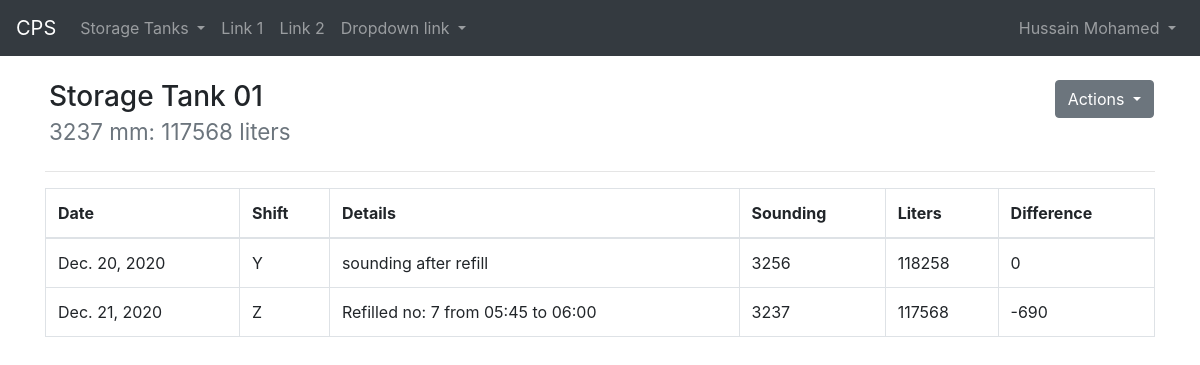
Screenshot of /storagetank/1/ (signed in) with the database file from the repository.
### cps/models.py (models this page shows)
class StorageTankRecord(models.Model):
    class Meta:
        db_table = 'tblStorageTankRecords'
    record_date = models.DateField()
    record_time = models.TimeField()
    shift = models.CharField(max_length=1)
    storage_tank = models.ForeignKey(
        'StorageTank',
        on_delete=models.CASCADE
    )
    details = models.CharField(max_length=255)
    sounding = models.IntegerField()
    liters = models.IntegerField()
    diff = models.IntegerField()

### cps/views/storagetank.py (the view)
# urls.py: path('storagetank/<int:no>/', views.storagetank.view, name='cps.storagetanks.view'),
def view(request, no):
    id = StorageTank.objects.get(no=no).id
    records = StorageTankRecord.objects.filter(storage_tank=id)\
        .order_by('record_date', 'record_time')
    no = '{:02d}'.format(no)
    in_use = StorageTank.objects.get(pk=id).in_use
    context = {
        "last_record": records[len(records) - 1],
        "in_use": in_use,
        "records": records,
        "no": no
    }
    return render(request, 'storagetank/view.html', context)

### cps/templates/storagetank/view.html (shortened to what this page needs)
{% extends "_base.html" %}
{% block content %}
<div class="row ml-1">
    <div>
        <h3>Storage Tank {{ no }}
            <br>
            <small class="text-muted">
                {{ last_record.sounding }} mm: {{ last_record.liters }} liters
            </small>
        </h3>
    </div>
    <div class="ml-auto mr-3">
        <div class="dropdown">
            <button class="btn btn-secondary dropdown-toggle" type="button" id="btnActions" data-toggle="dropdown" aria-haspopup="true" aria-expanded="false">
                Actions
            </button>
        </div>
    </div>
</div>
<hr>
<table class="table table-bordered table-hover">
    <thead>
        <tr>
            <th scope="col">Date</th>
            <th scope="col">Shift</th>
            <th scope="col">Details</th>
            <th scope="col">Sounding</th>
            <th scope="col">Liters</th>
            <th scope="col">Difference</th>
        </tr>
    </thead>
    <tbody>
        {% for record in records %}
            <tr>
                <td>{{ record.record_date }}</td>
                <td>{{ record.shift }}</td>
                <td>{{ record.details }}</td>
                <td>{{ record.sounding }}</td>
                <td>{{ record.liters }}</td>
                <td>{{ record.diff }}</td>
            </tr>
        {% endfor %}
    </tbody>
</table>
{% endblock %}

### cps/templates/_navbar.html (shortened to what this page needs)
<nav class="navbar navbar-expand-sm bg-dark navbar-dark">
    <a class="navbar-brand" href="{% url 'cps.dashboard' %}">CPS</a>
    <ul class="navbar-nav">
      <li class="nav-item dropdown">
        <a class="nav-link dropdown-toggle" href="#" id="navbardrop" data-toggle="dropdown">
          Storage Tanks
        </a>
      </li>
      <li class="nav-item">
        <a class="nav-link" href="#">Link 1</a>
      </li>
      <li class="nav-item">
        <a class="nav-link" href="#">Link 2</a>
      </li>
      <li class="nav-item dropdown">
        <a class="nav-link dropdown-toggle" href="#" id="navbardrop" data-toggle="dropdown">
          Dropdown link
        </a>
      </li>
    </ul>
    <ul class="nav navbar-nav ml-auto">
      {% if user.is_authenticated %}
        <li class="nav-item dropdown">
          <a class="nav-link dropdown-toggle" href="#" id="navbardrop" data-toggle="dropdown">
            {{ user.get_full_name }}
          </a>
        </li>
      {% else %}
        <li class="nav-item">
          <a class="nav-link" href="#">Login</a>
        </li>
      {% endif %}
    </ul>
  </nav>

### public/custom-styles.css (style rules this page uses)
hr { margin-top: 5px; margin-bottom: 5px }

### rows the page displays
StorageTankRecord: sounding "3237", liters "117568", record_date "Dec. 21, 2020", shift "Z", details "Refilled no: 7 from 05:45 to 06:00", diff "-690"
StorageTankRecord: record_date "Dec. 20, 2020", shift "Y", details "sounding after refill", sounding "3256", liters "118258", diff "0"

### other values shown
{{ user.get_full_name }} "Hussain Mohamed"
{{ no }} "01"
